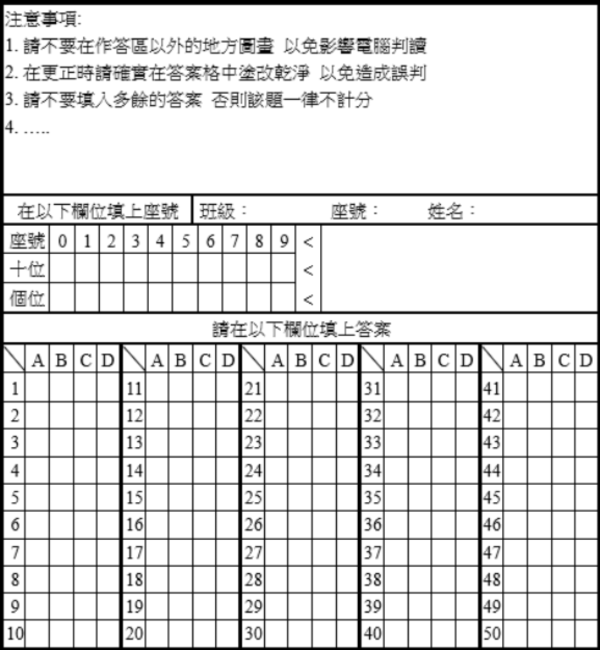
#> input picture src/img/minus_blank.png, 1200 x 1300 px, found by its file name (shown at 1/2 size)
$ python test15.py
#> lines starting #> are read from the running program, lines starting #| are printed output that depends on the picture; after the words box and inside, x2 and y2 are one past the last pixel; in counts of white or black regions, pixels touching at a corner belong together
import cv2
import numpy as np

img = cv2.imread('src/img/minus_blank.png')
#> img is the input picture: shape (1300, 1200, 3); min 0, max 255, mean 223
img = cv2.resize(img, (600, 650))
#> img: shape (650, 600, 3)
gray = cv2.cvtColor(img, cv2.COLOR_BGR2GRAY)

# Remove horizontal lines
thresh = cv2.adaptiveThreshold(gray,255,cv2.ADAPTIVE_THRESH_MEAN_C,cv2.THRESH_BINARY_INV,81,17)
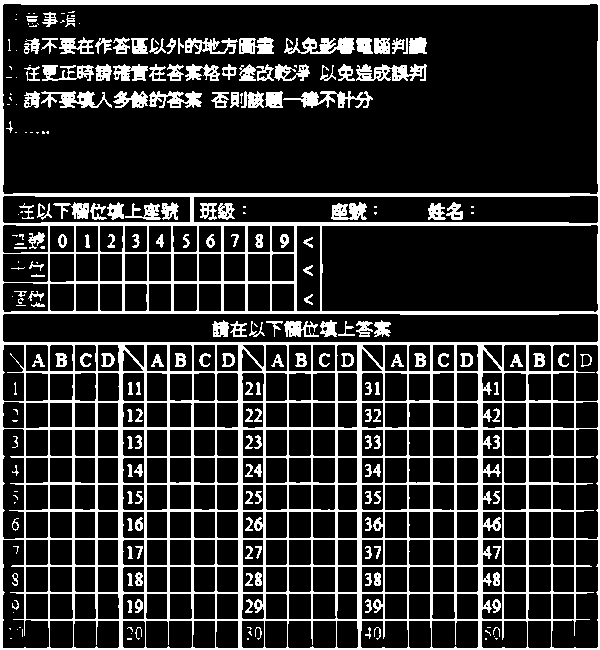
#> thresh: shape (650, 600); 18.9% white; 249 white regions (75 under 20 px), largest, box (x1, y1, x2, y2) and area: (0, 0, 600, 650) 52484, (356, 64, 427, 81) 733, (284, 37, 355, 54) 701
horizontal_kernel = cv2.getStructuringElement(cv2.MORPH_RECT, (25,1))

# Using morph close to get lines outside the drawing
remove_horizontal = cv2.morphologyEx(thresh, cv2.MORPH_CLOSE, horizontal_kernel, iterations=3)
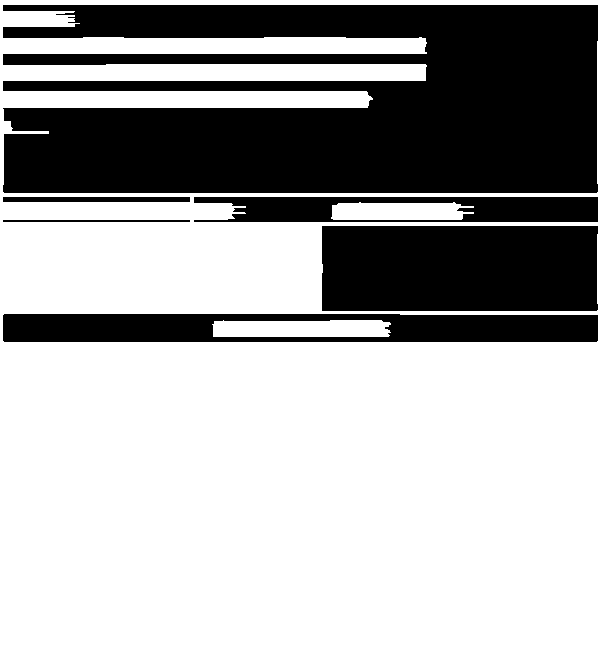
#> remove_horizontal: shape (650, 600); 65.2% white; 6 black regions
cnts = cv2.findContours(remove_horizontal, cv2.RETR_EXTERNAL, cv2.CHAIN_APPROX_SIMPLE)
#> cnts = 1 contour; box (x1, y1, x2, y2) and area: (0, 0, 600, 650) 388751
cnts = cnts[0] if len(cnts) == 2 else cnts[1]
#> cnts = [[[0, 0], [0, 649], [599, 649], [599, 0]]]
mask = np.zeros(gray.shape, np.uint8)
for c in cnts:
    cv2.drawContours(mask, [c], -1, (255,255,255),2)
#> this loop made 1 pass
#> c on pass 1: [[0, 0], [0, 649], [599, 649], [599, 0]]
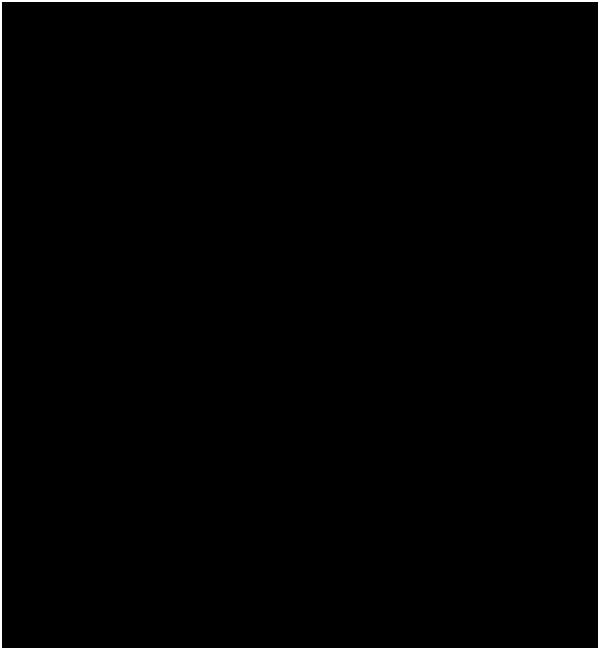
#> mask: shape (650, 600); 1.3% white; 1 white region, box (x1, y1, x2, y2) and area: (0, 0, 600, 650) 4984

# First inpaint
img_dst = cv2.inpaint(img, mask, 3, cv2.INPAINT_TELEA)


gray_dst = cv2.cvtColor(img_dst, cv2.COLOR_BGR2GRAY)
edges = cv2.Canny(gray_dst, 50, 150, apertureSize = 3)
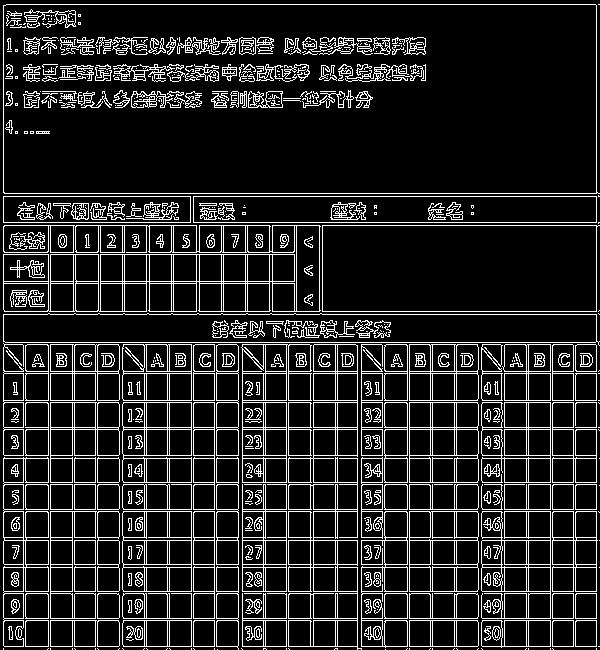
#> edges: shape (650, 600); 13.5% white in thin lines or dots
horizontal_kernel = cv2.getStructuringElement(cv2.MORPH_RECT, (15,1))

# Using morph open to get lines inside the drawing
opening = cv2.morphologyEx(edges, cv2.MORPH_OPEN, horizontal_kernel)
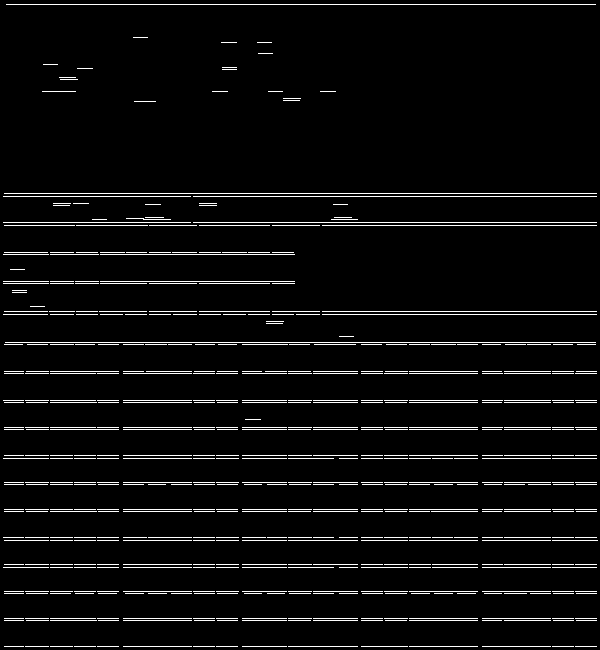
#> opening: shape (650, 600); 4.8% white in thin lines or dots
cnts = cv2.findContours(opening, cv2.RETR_EXTERNAL, cv2.CHAIN_APPROX_SIMPLE)
#> cnts = 495 contours, all with area under 20
cnts = cnts[0] if len(cnts) == 2 else cnts[1]
mask = np.uint8(img_dst)
mask = np.zeros(gray_dst.shape, np.uint8)
for c in cnts:
    cv2.drawContours(mask, [c], -1, (255,255,255),2)
#> this loop made 495 passes
#> c on passes 1 to 3: [[575, 646], [596, 646]], [[552, 646], [573, 646]], [[482, 646], [550, 646]]
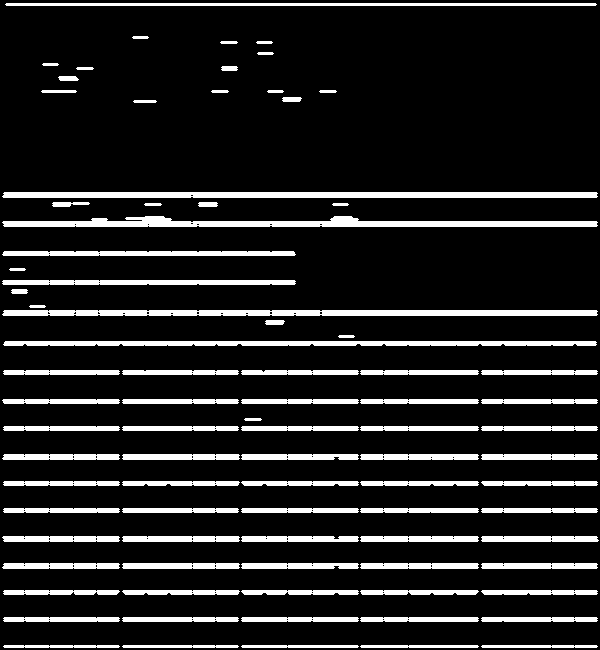
#> mask: shape (650, 600); 13.3% white; 86 white regions, largest, box (x1, y1, x2, y2) and area: (2, 216, 598, 227) 3892, (2, 192, 598, 198) 3561, (2, 310, 598, 316) 3495

# Second inpaint
img2_dst = cv2.inpaint(img_dst, mask, 3, cv2.INPAINT_TELEA)
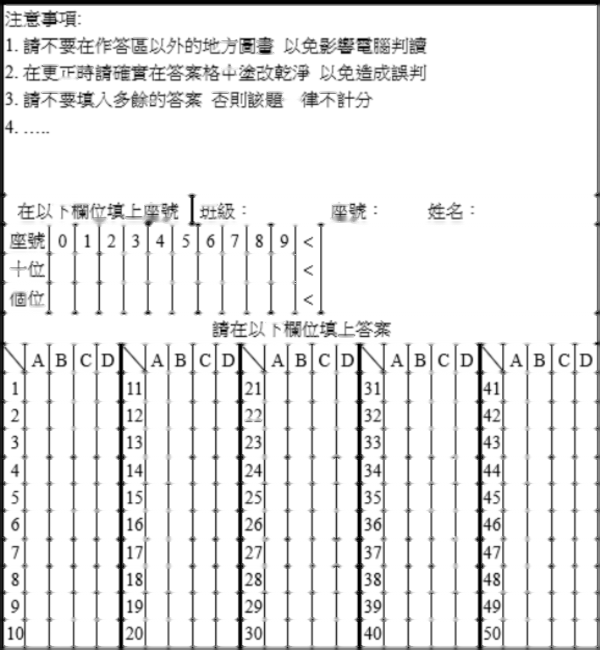
#> img2_dst: shape (650, 600, 3); min 0, max 255, mean 231.5


cv2.imshow('img', img)
cv2.imshow('mask', mask)
cv2.imshow('img_dst', img_dst)
cv2.imshow('img2_dst', img2_dst)
cv2.waitKey(0)
